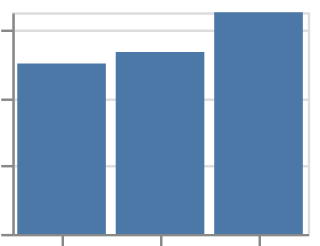

Specify this chart in Vega-Lite:
### Vega-Lite specification from a JSON file in a GitHub repository (floating-point values rounded to 4 significant figures)
{"$schema": "https://vega.github.io/schema/vega-lite/v6.json", "padding": 5, "autosize": "none", "data": {"name": "table", "values": [{"c": "A", "g": "p", "x": 1, "y": 2, "v": 5, "t": "2024-01-15", "o": {"v": 3}, "IMDB Rating": 6.1, "d": "x1"}, {"c": "B", "g": "q", "x": 2, "y": 4, "v": 9, "t": "2024-02-20", "o": {"v": 7}, "IMDB Rating": 7.4, "d": "x2"}, {"c": "A", "g": "q", "x": 3, "y": 3, "v": 2, "t": "2024-03-05", "o": {"v": 1}, "IMDB Rating": 5.2, "d": "x1"}, {"c": "C", "g": "p", "x": 4, "y": 6, "v": 7, "t": "2024-05-30", "o": {"v": 4}, "IMDB Rating": 8.8, "d": "x3"}, {"c": "B", "g": "p", "x": 5, "y": 5, "v": 4, "t": "2024-07-11", "o": {"v": 9}, "IMDB Rating": 6.9, "d": "x2"}, {"c": "C", "g": "q", "x": 6, "y": 8, "v": 6, "t": "2024-09-02", "o": {"v": 2}, "IMDB Rating": 7.7, "d": "x3"}, {"c": "A", "g": "p", "x": 7, "y": 7, "v": 8, "t": "2024-11-25", "o": {"v": 5}, "IMDB Rating": 4.4, "d": "x1"}, {"c": "B", "g": "q", "x": 8, "y": 9, "v": 3, "t": "2024-12-31", "o": {"v": 8}, "IMDB Rating": 9.1, "d": "x2"}]}, "width": 120, "height": 90, "mark": "bar", "encoding": {"x": {"field": "c", "type": "nominal"}, "y": {"field": "v", "type": "quantitative", "aggregate": "mean"}}, "config": {"fieldTitle": "plain"}}
